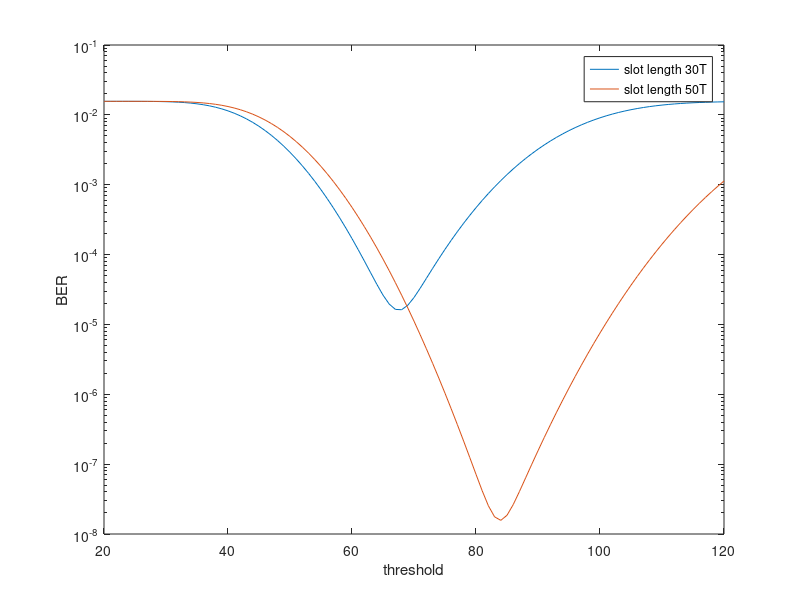

MATLAB code to generate this figure:
clear all;
close all;
Tau = (20:120); %Range of values for Tau between 20 and 120
SNR = 30; % Signal to Noise Ratio
L=5; % Channel Length
Time_slot = (1:5); 
Lambda0 = 100;
T2 = 50*9*(10^-6);
T1 = 30*9*(10^-6);
Radius = 45*(10^-9);  % Receiver Radius
d = 500*(10^-9); %Distance between the transmitter and Receiver
D = 4.265*(10^-10); %Diffusion Constant


for i = 1:length(Time_slot)
    P_i1(i) = (Radius/d)*(erfc((d-Radius)/sqrt(4*D*i*T2))-erfc((d-Radius)/sqrt(4*D*(i-1)*T2)));   
end

NTX = 2*Lambda0*T2*10^(SNR/10)/P_i1(1);

for i = 1:length(Time_slot)
    P_i2(i) = (Radius/d)*(erfc((d-Radius)/sqrt(4*D*i*T1))-erfc((d-Radius)/sqrt(4*D*(i-1)*T1)));
end

NTX2 = 2*Lambda0*T1*10^(SNR/10)/P_i2(1);

for j = 1:length(Time_slot)
    CJ(j) = NTX*P_i1(j);
    CJ2(j) = NTX2*P_i2(j);
    
SJ = randi([0, 1], 1, j);

for i = 1:length(Tau)
    P_e(i) = 0.5*(gammainc((Lambda0*T2 + sum(SJ.*CJ)), Tau(i)) + 1 - gammainc((Lambda0*T2 + sum(SJ.*CJ) + CJ(1)), Tau(i)));
    P_e2(i) = 0.5*(gammainc((Lambda0*T1 + sum(SJ.*CJ2)), Tau(i)) + 1 - gammainc((Lambda0*T1 + sum(SJ.*CJ2) + CJ2(1)), Tau(i)));
end

end
P_eTau = (P_e)/(2^L);
P_eTau2 = (P_e2)/(2^L);
close all;
figure
semilogy(Tau, P_eTau2);
hold on
semilogy(Tau, P_eTau);
axis([20 120 10^-(8) 10^-(1)]) 
legend('slot length 30T','slot length 50T')
xlabel('threshold')
ylabel('BER')
